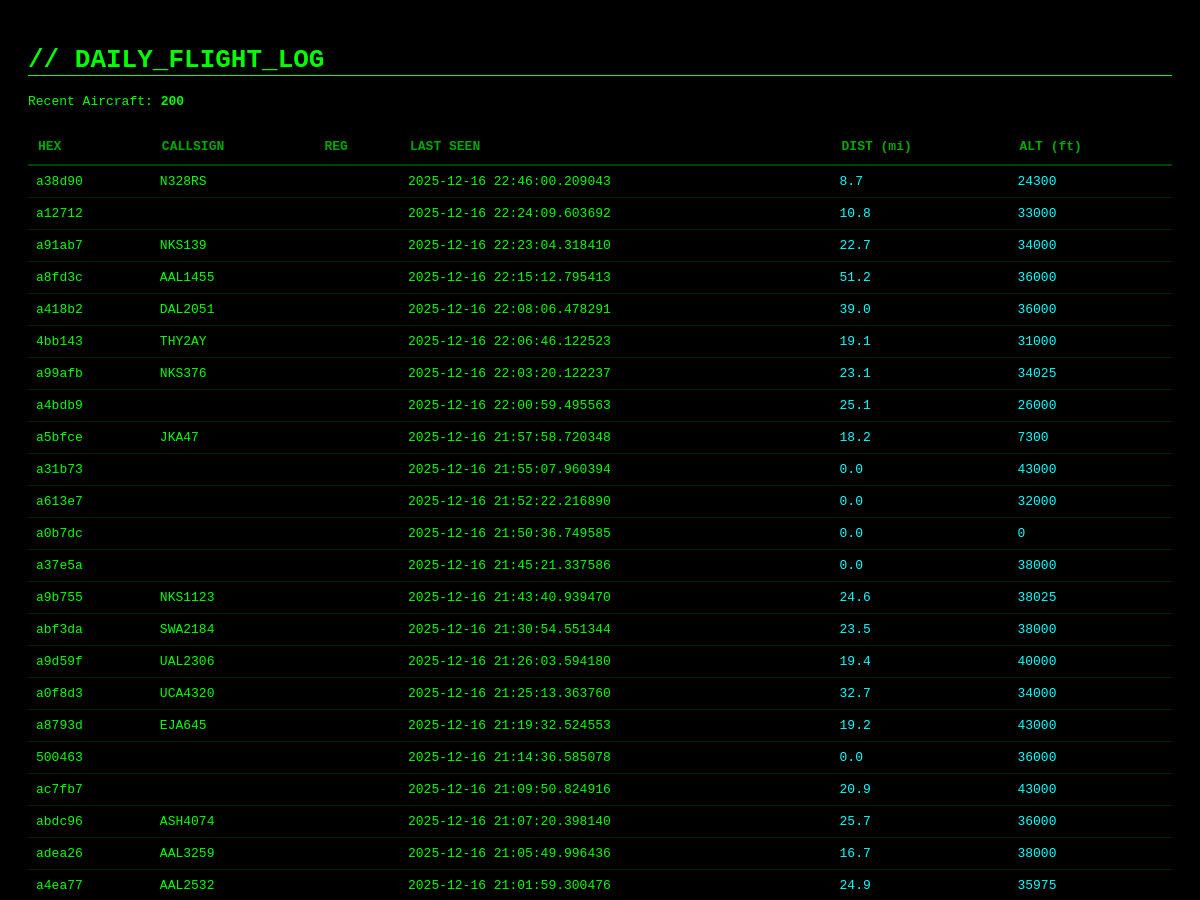
Before: / (upper part) with the older database file.
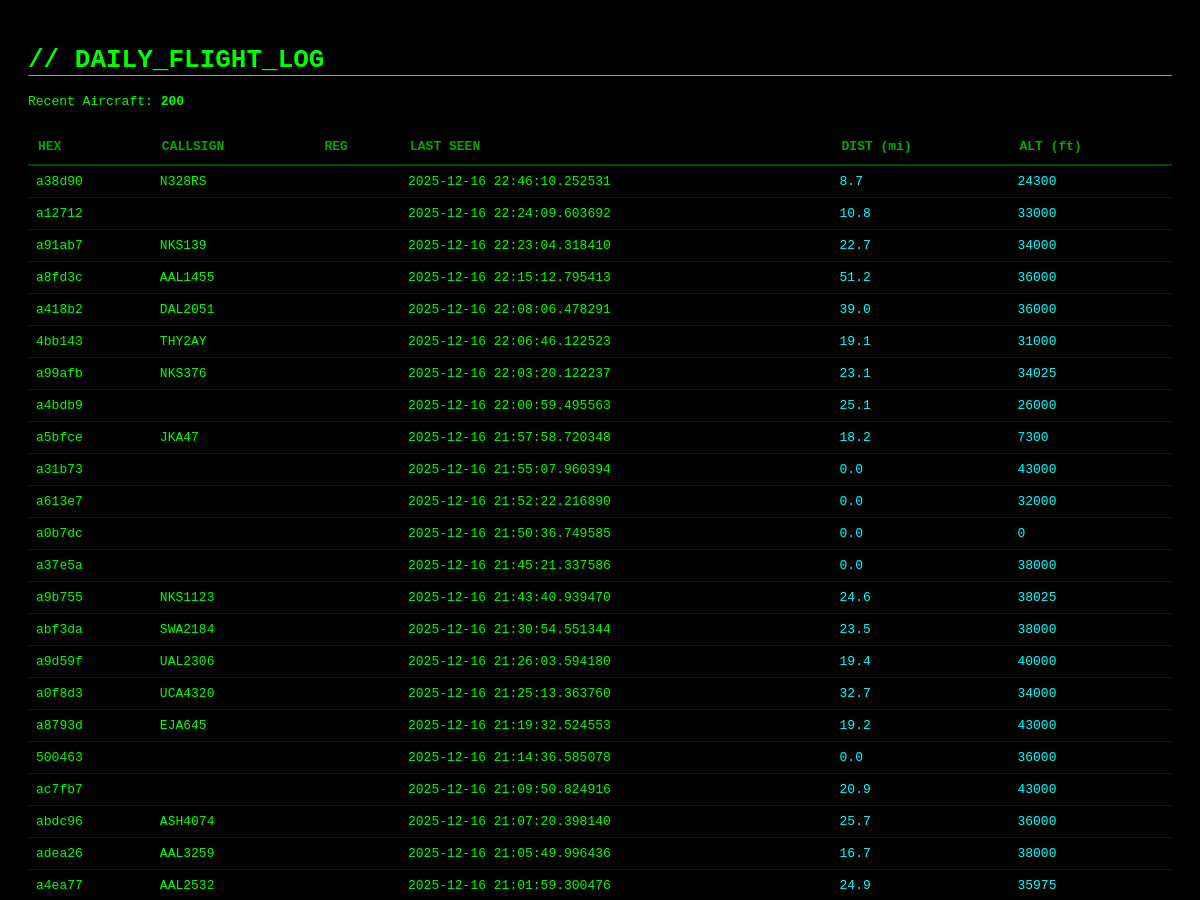
After: the same page with the newer database file.
### tables this page shows
CREATE TABLE flights (hex TEXT PRIMARY KEY, flight TEXT, reg TEXT, first_seen TIMESTAMP, last_seen TIMESTAMP, max_alt INT, max_speed INT, max_dist REAL, msg_count INT);

### app.py (the view)
@app.route('/')
def index():
    conn = sqlite3.connect(DB_FILE)
    c = conn.cursor()
    c.execute("SELECT * FROM flights ORDER BY last_seen DESC LIMIT 200")
    flights = c.fetchall(); conn.close()
    return render_template('log.html', flights=flights, count=len(flights))

### templates/log.html (shortened to what this page needs)
<!DOCTYPE html>
<html><head><title>Flight Log</title></head><body>
<h1>// DAILY_FLIGHT_LOG</h1><p>Recent Aircraft: <strong>{{ count }}</strong></p>
<table><thead><tr><th>HEX</th><th>CALLSIGN</th><th>REG</th><th>LAST SEEN</th><th>DIST (mi)</th><th>ALT (ft)</th></tr></thead>
<tbody>{% for row in flights %}<tr><td>{{ row[0] }}</td><td>{{ row[1] }}</td><td>{{ row[2] }}</td><td>{{ row[4] }}</td><td class="metric">{{ "%.1f"|format(row[7]) }}</td><td class="metric">{{ row[5] }}</td></tr>{% endfor %}</tbody></table>
</body></html>

### templates/log.html (style rules this page uses)
body { background-color:#000;color:#00ff00;font-family:monospace;padding:20px; }
h1 { border-bottom:1px solid #00ff00; }
table { width:100%;border-collapse:collapse;margin-top:20px; }
th { text-align:left;border-bottom:2px solid #004400;padding:10px;color:#00aa00; }
td { border-bottom:1px solid #002200;padding:8px; }
.metric { color:#00ffff; }

Changed rows visible on the page:
changed flights "N328RS": last_seen "2025-12-16 22:46:00.209043" → "2025-12-16 22:46:10.252531"
